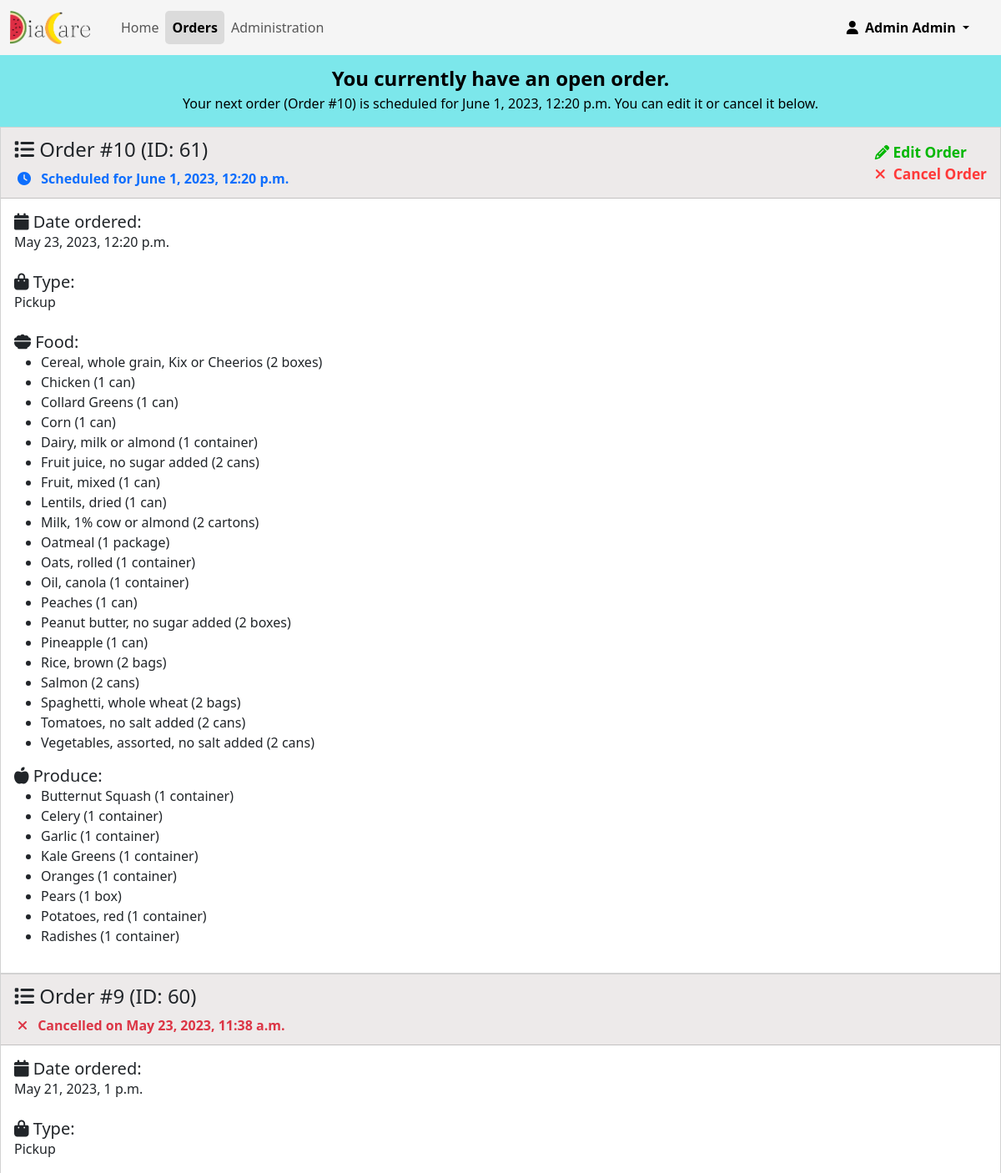
/orders/ (signed in, upper part), run on the app's committed database.
### app/models.py (models this page shows, shortened)
class User(AbstractBaseUser, PermissionsMixin):
    objects = UserManager()
    USERNAME_FIELD = 'email'
    user_created_at = models.DateTimeField(default=timezone.now)
    email = models.EmailField(unique=True)
    first_name = models.CharField(max_length=255)
    middle_name = models.CharField(max_length=255, blank=True)
    last_name = models.CharField(max_length=255)
    is_staff = models.BooleanField(default=False)
    gender = models.CharField(choices=(
        ("male", "Male"),
        ("female", "Female"),
        ("nonbinary", "Non-binary"),
    ), max_length=255)
    email_verified = models.BooleanField(default=False, help_text="Whether the user has verified their email address.")
    active = models.BooleanField(
        default=False,
        help_text="Whether the user is currently enrolled in the Food Pharmacy program and is authorized to log in and order food.",
    )
    address = models.CharField(max_length=512)
    doctor = models.ForeignKey('Doctor', on_delete=models.CASCADE)
    dietician = models.ForeignKey('Dietician', on_delete=models.CASCADE)
    last_clinic_visit = models.DateTimeField(blank=True, null=True)
    last_food_received = models.DateTimeField(blank=True, null=True)
    next_clinic_visit = models.DateTimeField(blank=True, null=True)
    next_food_batch = models.DateTimeField(blank=True, null=True)
    patient_comments = models.TextField(blank=True, help_text="Comments from the patient")
    medical_comments = models.TextField(blank=True, help_text="Comments from the doctor, dietician, or clinic regarding the patient's medical conditions. Not visible to patient.")
    admin_comments = models.TextField(blank=True, help_text="Comments from DiaCare administrators. Not visible to patient.")
    """
        active determines if the user is able to use the app.
        eligible determines if the user is eligible for the Food Pharmacy program.

        An eligible user becomes active after they are approved by Food Pharmacy staff, their doctor or dietician, or an administrator.

        active = True, eligible = True:   The user is active and eligible for the Food Pharmacy program.
        active = True, eligible = False:  Should not happen unless access was override-granted by an administrator.
        active = False, eligible = True:  The user is eligible for the Food Pharmacy program but has not been approved yet.
        active = False, eligible = False: The user is not eligible for the Food Pharmacy program.
    """
    @property
    def eligible(self):
        """Returns whether the user is eligible for the Food Pharmacy program."""
        return self.screening_questionnaire.is_eligible if hasattr(self, 'screening_questionnaire') else False
    def __str__(self):
        return f"{self.first_name} {self.middle_name + ' ' if self.middle_name else ''}{self.last_name}"

class Order(models.Model):
    user = models.ForeignKey('User', on_delete=models.CASCADE)
    date_ordered = models.DateTimeField(auto_now_add=True)
    date_scheduled = models.DateTimeField(blank=True, null=True)
    date_fulfilled = models.DateTimeField(blank=True, null=True)
    date_cancelled = models.DateTimeField(blank=True, null=True)
    type = models.CharField(choices=(
        ("pickup", "Pickup"),
        ("delivery", "Delivery"),
    ), max_length=255, default="Pickup")
    patient_comments = models.TextField(blank=True, help_text="Comments from the patient regarding this order")
    admin_comments = models.TextField(blank=True, help_text="Comments from food pharmacy staff regarding this order. Not visible to patient.")
    number = models.IntegerField(default=0, help_text="Order number, incremented individually for each user")
    @property
    def fulfilled(self):
        return self.date_fulfilled is not None and self.date_fulfilled < timezone.now()
    @property
    def cancelled(self):
        return self.date_cancelled is not None
    @property
    def foods(self):
        return Food.objects.filter(order=self)
    @property
    def produces(self):
        return Produce.objects.filter(order=self)
    class Meta:
        ordering = ['-date_scheduled']

class Food(models.Model):
    order = models.ForeignKey('Order', on_delete=models.CASCADE)
    food = models.ForeignKey('FoodChoice', on_delete=models.CASCADE)
    class Meta:
        ordering = ['food']

class FoodChoice(models.Model):
    name = models.CharField(max_length=255)
    quantity = models.CharField(max_length=255, default="1")
    active = models.BooleanField(default=True, help_text="Whether this food choice is currently available for selection")
    def __str__(self):
        return f"{self.name} ({self.quantity})"
    class Meta:
        ordering = ['name']

class Produce(models.Model):
    order = models.ForeignKey('Order', on_delete=models.CASCADE)
    produce = models.ForeignKey('ProduceChoice', on_delete=models.CASCADE)
    class Meta:
        ordering = ['produce']

class ProduceChoice(models.Model):
    name = models.CharField(max_length=255)
    quantity = models.CharField(max_length=255, default="1")
    active = models.BooleanField(default=True,  help_text="Whether this produce choice is currently available for selection")
    category = models.ForeignKey('ProduceCategory', on_delete=models.CASCADE)
    def __str__(self):
        return f"{self.name} ({self.quantity})"
    class Meta:
        ordering = ['name']

### app/decorators.py (the view)
    def wrap(request, *args, **kwargs):
        if request.user.is_authenticated and request.user.active:
            return function(request, *args, **kwargs)
        return redirect(reverse('index'))

### app/views.py (called while the page is built)
@active_users_only
def orders(request):
    orders = Order.objects.filter(user=request.user).order_by('-number')
    return render(request, 'orders.html', {
        "orders": orders,
        "has_open_order": orders.filter(date_fulfilled__isnull=True, date_cancelled__isnull=True).exists(),
        "last_order": orders.first() if orders.exists() else None,
    })

### app/templates/orders.html (shortened to what this page needs)
{% extends "base.html" %}
{% load static %}
{% block css %}
    <link rel="stylesheet" href="{% static 'orders.css' %}">
{% endblock %}
{% block body %}
{% if has_open_order %}
<div class="banner-center open-order d-flex justify-content-center align-items-center">
    <div>
        You currently have an open order.
        <br>
        <p class="small-desc">
            Your next order (Order #{{ last_order.number }}) is scheduled for {{ last_order.date_scheduled }}
            You can edit it or cancel it below.
        </p>
    </div>
</div>
{% endif %}
{% for order in orders %}
    <div class="card">
        <div class="card-header">
            <h4>
                <i class="fa-solid fa-list"></i>
                Order #{{ order.number }} (ID: {{ order.id }})
            </h4>
            {% if order.fulfilled %}
                <b class="text-success">
                    <i class="fa-solid fa-check status-icon"></i>
                    Fulfilled on {{ order.date_fulfilled }}
                </b>
            {% elif order.cancelled %}
                <b class="text-danger">
                    <i class="fa-solid fa-times status-icon"></i>
                    Cancelled on {{ order.date_cancelled }}
                </b>
            {% else %}
                <b class="text-primary">
                    <i class="fa-solid fa-clock status-icon"></i>
                    Scheduled for {{ order.date_scheduled }}
                </b>
                <span class="edit-order">
                    <a href="{% url 'order_food' %}?id={{ order.id }}" class="edit-order-button text-decoration-none">
                        <i class="fa-solid fa-pencil edit-icon"></i>
                        Edit Order
                    </a>
                    <br>
                    <a href="{% url 'cancel_order' %}?id={{ order.id }}" class="cancel-order-button text-decoration-none">
                        <i class="fa-solid fa-times edit-icon"></i>
                        &nbsp;Cancel Order
                    </a>
                </span>
            {% endif %}
        </div>
        <div class="card-body">
            <h5>
                <i class="fa-solid fa-calendar"></i>
                Date ordered:
            </h5>
            {{ order.date_ordered }}
            <br><br>
            <h5>
                <i class="fa-sharp fa-solid fa-bag-shopping"></i>
                Type:
            </h5>
            {{ order.type|title }}
            <br><br>
            <h5>
                <i class="fa-solid fa-bowl-food"></i>
                Food:
            </h5>
            <ul>
                {% for food in order.foods %}
                    <li>{{ food.food }}</li>
                {% endfor %}
            </ul>
            <h5>
                <i class="fa-sharp fa-solid fa-apple-whole"></i>
                Produce:
            </h5>
            <ul>
                {% for produce in order.produces %}
                    <li>{{ produce.produce }}</li>
                {% endfor %}
            </ul>
        </div>
    </div>
{% empty %}
<h5 style="position: relative; top: 15px; text-align: center">
    No orders yet!
    <br><br><br><br><br><br><br><br><br><br><br><br><br><br><br><br><br><br>
</h5>
{% endfor %}
{% endblock %}

### app/templates/base.html (shortened to what this page needs)
{% load pwa %}
{% load static %}
<!DOCTYPE html>
<html>
<head>
  <link href="https://cdn.jsdelivr.net/npm/bootstrap@5.3.0-alpha1/dist/css/bootstrap.min.css" rel="stylesheet"
>
  <link rel="stylesheet" href="{% static 'base.css' %}">
  {% block css %}
  {% endblock %}
</head>
<body>
  {% block nav %}
  <nav class="navbar navbar-expand-lg bg-body-tertiary">
    <div class="container-fluid">
      <a class="navbar-brand" href="/">
        <img src="{% static 'images/logo_transparent.png' %}" height="40" class="d-inline-block align-top"
          alt="DiaCare">
      </a>
      <div class="collapse navbar-collapse" id="navbarNavDropdown" style="text-align: center">
        <ul class="navbar-nav">
          <li class="nav-item">
            <a class="nav-link" aria-current="page" href="{% url 'index' %}">Home</a>
          </li>
          <li class="nav-item">
            <a class="nav-link" href="{% url 'orders' %}">Orders</a>
          </li>
          {% if request.user.is_superuser %}
          <li class="nav-item">
            <a class="nav-link" href="/admin">Administration</a>
          </li>
          {% endif %}
          <li class="nav-item dropdown profile">
            <a class="nav-link dropdown-toggle" href="#" role="button" data-bs-toggle="dropdown" aria-expanded="false">
              <i class="fa-solid fa-user"></i>&nbsp;
              {{ request.user }}
            </a>
          </li>
        </ul>
      </div>
    </div>
  </nav>
  {% endblock %}
  {% block body %}
  {% endblock %}
</body>
</html>

### static/base.css (style rules this page uses)
nav.navbar { background-color: rgb(245, 245, 245) !important; }
nav .active { background-color: rgb(219, 219, 219) !important; border-radius: 5px; font-weight: bold; }
nav .profile { position: absolute; right: 30px; }
nav .profile > a { color: var(--bs-navbar-active-color); font-weight: bold; }
.banner-center { height: 75px; background-color: #87fa87; cursor: pointer; border: 0; font-size: 18pt; font-weight: bold; color: black; text-align: center; }

### static/orders.css (style rules this page uses)
.card-header { padding-top: 12px; background-color: rgb(237, 234, 234); }
.card, .card-header { border-radius: 0 !important; }
h5 { margin: 0; }
.small-desc { font-weight: normal; font-size: 12pt; }
.status-icon { margin-left: 4px; margin-right: 8px; }
.edit-order { font-size: 13pt; font-weight: bold; float: right; position: relative; top: -32px; }
.edit-order .edit-order-button { color: rgb(0, 183, 0) !important; }
.edit-order .cancel-order-button { color: #ff3939 !important; }
.open-order { cursor: auto; background-color: rgb(124, 231, 235); height: auto; padding-top: 10px; }
.card-header { height: 85px; }

### data on the page
User: user "Admin Admin"
Order: number "10", date_scheduled "June 1, 2023, 12:20 p.m.", id "61", date_ordered "May 23, 2023, 12:20 p.m.", type "Pickup"
Food: food "Cereal, whole grain, Kix or Cheerios (2 boxes)"
Food: food "Chicken (1 can)"
Food: food "Collard Greens (1 can)"
Food: food "Corn (1 can)"
Food: food "Dairy, milk or almond (1 container)"
Food: food "Fruit juice, no sugar added (2 cans)"
Food: food "Fruit, mixed (1 can)"
Food: food "Lentils, dried (1 can)"
Food: food "Milk, 1% cow or almond (2 cartons)"
Food: food "Oatmeal (1 package)"
Food: food "Oats, rolled (1 container)"
Food: food "Oil, canola (1 container)"
Food: food "Peaches (1 can)"
Food: food "Peanut butter, no sugar added (2 boxes)"
Food: food "Pineapple (1 can)"
Food: food "Rice, brown (2 bags)"
Food: food "Salmon (2 cans)"
Food: food "Spaghetti, whole wheat (2 bags)"
Food: food "Tomatoes, no salt added (2 cans)"
Food: food "Vegetables, assorted, no salt added (2 cans)"
Produce: produce "Butternut Squash (1 container)"
Produce: produce "Celery (1 container)"
Produce: produce "Garlic (1 container)"
Produce: produce "Kale Greens (1 container)"
Produce: produce "Oranges (1 container)"
Produce: produce "Pears (1 box)"
Produce: produce "Potatoes, red (1 container)"
Produce: produce "Radishes (1 container)"
Order: number "9", id "60", date_cancelled "May 23, 2023, 11:38 a.m.", date_ordered "May 21, 2023, 1 p.m.", type "Pickup"
